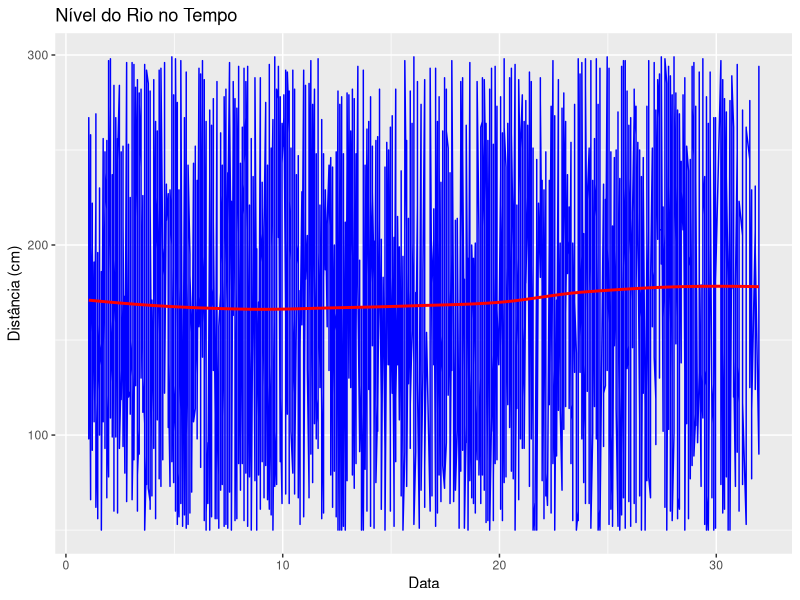
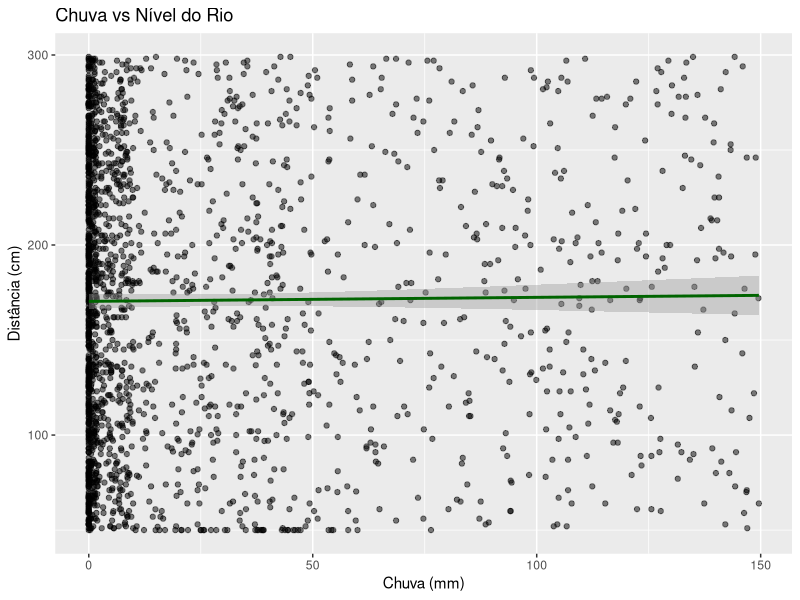
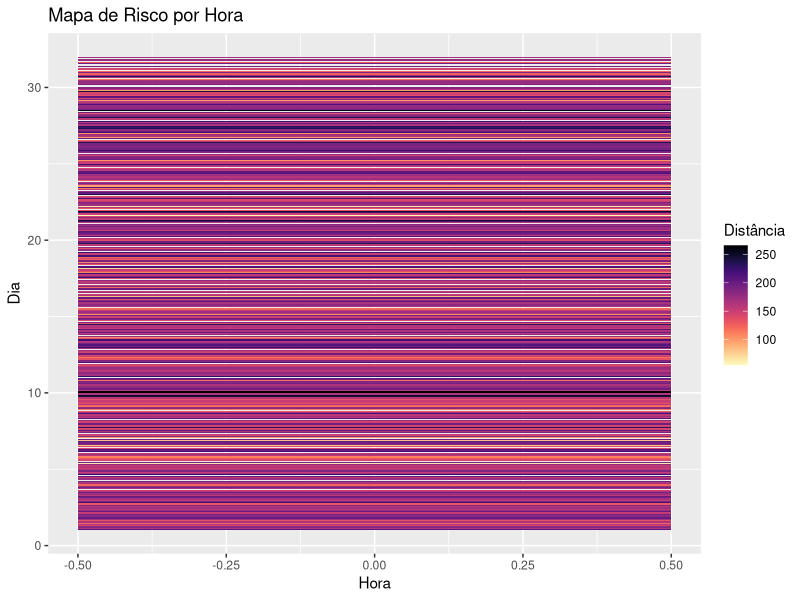
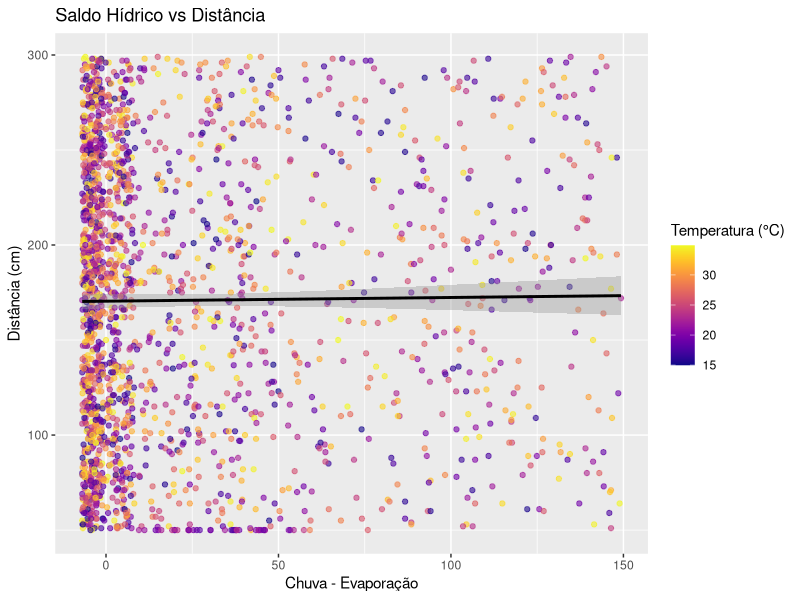
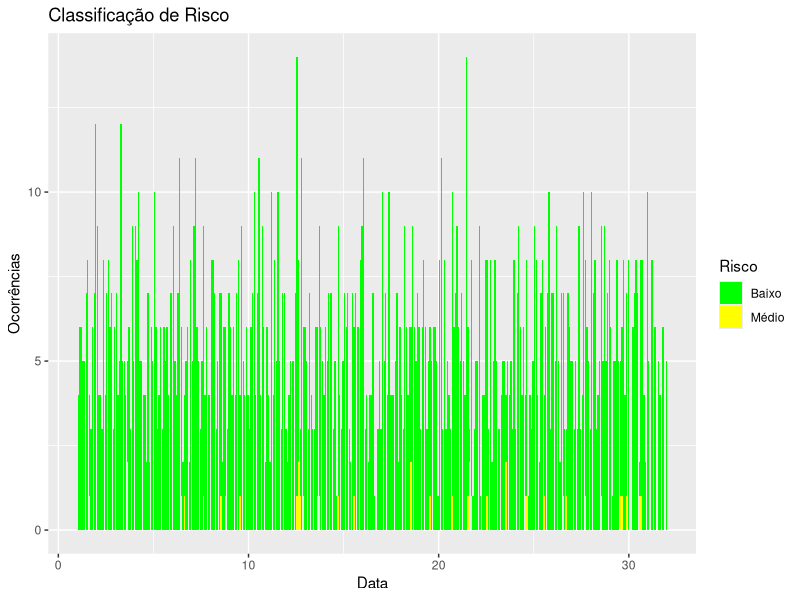
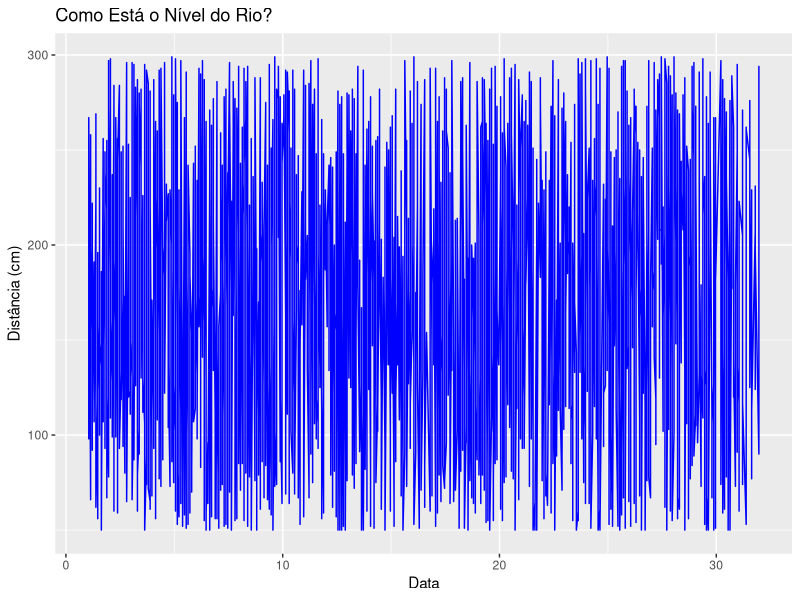
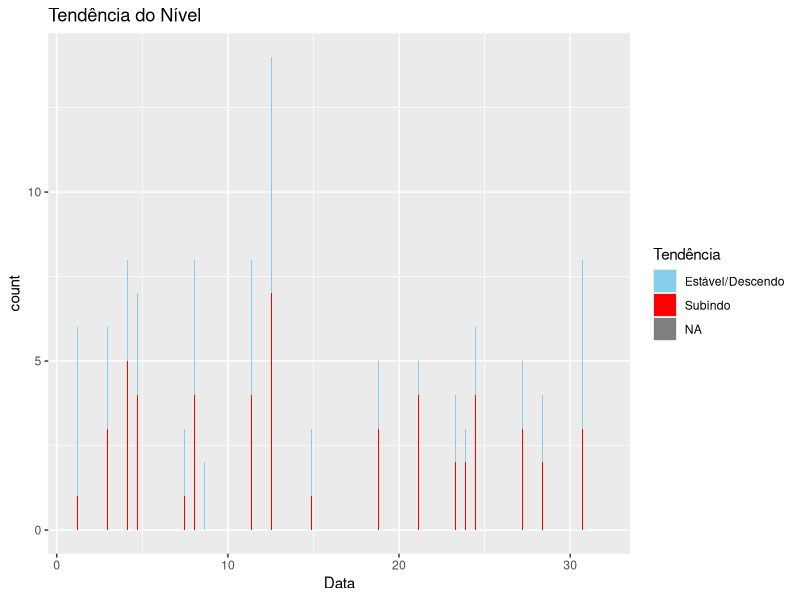

R code for these plots, in order:
# ===============================
# 📦 1. Carregar Pacotes
# ===============================
pacotes <- c("ggplot2", "lubridate", "dplyr", "viridis")
lapply(pacotes, function(p) {
  if (!require(p, character.only = TRUE)) install.packages(p)
  library(p, character.only = TRUE)
})

# ===============================
# 📂 2. Carregar e Preparar Dados
# ===============================
dados <- read.csv("dados_esp32_v1.csv", sep = ";")
dados$datahora <- as.POSIXct(dados$datahora)
dados$hora <- hour(dados$datahora)
dados$dia <- as.Date(dados$datahora)

# ===============================
# 📊 3. Gráficos para Especialistas
# ===============================

# 1️⃣ Nível do Rio ao Longo do Tempo
ggplot(dados, aes(x = datahora, y = distancia_atual)) +
  geom_line(color = "blue") +
  geom_smooth(method = "loess", se = FALSE, color = "red") +
  labs(title = "Nível do Rio no Tempo", x = "Data", y = "Distância (cm)")

# 2️⃣ Chuva vs Nível do Rio
ggplot(dados, aes(x = chuva, y = distancia_atual)) +
  geom_point(alpha = 0.5) +
  geom_smooth(method = "lm", color = "darkgreen") +
  labs(title = "Chuva vs Nível do Rio", x = "Chuva (mm)", y = "Distância (cm)")

# 3️⃣ Mapa de Calor Hora x Dia
dados_heat <- dados %>%
  group_by(dia, hora) %>%
  summarise(media_dist = mean(distancia_atual, na.rm = TRUE))

ggplot(dados_heat, aes(x = hora, y = dia, fill = media_dist)) +
  geom_tile() +
  scale_fill_viridis(option = "A", direction = -1) +
  labs(title = "Mapa de Risco por Hora", x = "Hora", y = "Dia", fill = "Distância")

# 4️⃣ Saldo Hídrico vs Distância
ggplot(dados, aes(x = chuva - evaporacao, y = distancia_atual)) +
  geom_point(aes(color = temperatura), alpha = 0.6) +
  scale_color_viridis(option = "C", name = "Temperatura (°C)") +
  geom_smooth(method = "lm", color = "black") +
  labs(title = "Saldo Hídrico vs Distância", x = "Chuva - Evaporação", y = "Distância (cm)")

# 5️⃣ Modelo Preditivo Linear
modelo <- lm(distancia_atual ~ chuva + evaporacao + umidade + vento + temperatura, data = dados)
summary(modelo)

# ===============================
# 👥 4. Gráficos para o Público
# ===============================

# 1️⃣ Semáforo de Risco
dados$risk <- case_when(
  dados$distancia_atual <= 30 ~ "Alto",
  dados$distancia_atual <= 50 ~ "Médio",
  TRUE ~ "Baixo"
)

ggplot(dados, aes(x = as.Date(datahora), fill = risk)) +
  geom_bar() +
  scale_fill_manual(values = c("Alto" = "red", "Médio" = "yellow", "Baixo" = "green")) +
  labs(title = "Classificação de Risco", x = "Data", y = "Ocorrências", fill = "Risco")

# 2️⃣ Linha Simples de Evolução
ggplot(dados, aes(x = datahora, y = distancia_atual)) +
  geom_line(color = "blue") +
  labs(title = "Como Está o Nível do Rio?", x = "Data", y = "Distância (cm)")

# 3️⃣ Última Medição
ultima <- tail(dados[complete.cases(dados), ], 1)
cat("🌡️ Temperatura:", ultima$temperatura, "°C\n")
cat("🌧️ Chuva:", ultima$chuva, "mm\n")
cat("📏 Distância:", ultima$distancia_atual, "cm\n")

# 4️⃣ Tendência do Nível
dados <- dados %>%
  arrange(datahora) %>%
  mutate(
    dist_ant = lag(distancia_atual),
    tendencia = case_when(
      distancia_atual < dist_ant ~ "Subindo",
      distancia_atual >= dist_ant ~ "Estável/Descendo",
      TRUE ~ NA_character_
    )
  )

ggplot(dados, aes(x = datahora, fill = tendencia)) +
  geom_histogram(binwidth = 86400) +
  scale_fill_manual(values = c("Subindo" = "red", "Estável/Descendo" = "skyblue")) +
  labs(title = "Tendência do Nível", x = "Data", fill = "Tendência")
